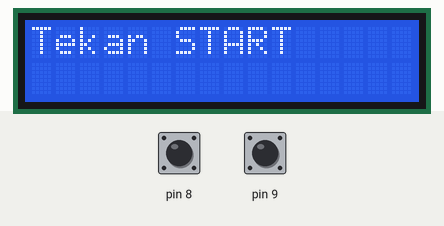
This sketch was run on a simulated Arduino Uno, built with avr-gcc and run on an emulated ATmega328P. Shown: 16×2 character LCD. Inputs (shaded band) come from the test bench; at power-on: pin 8 HIGH, pin 9 HIGH.

Above: at 1.3 s.
1.4 s: pin 8 pulled LOW for 0.15 s
4.5 s: pin 9 pulled LOW for 0.15 s
At 5.0 s:
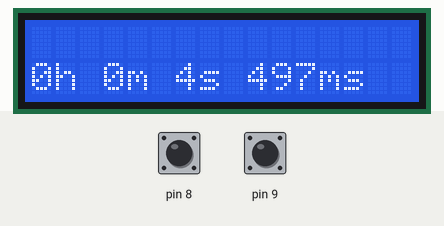
6.1 s: pin 8 pulled LOW for 1 s
10.1 s: pin 9 pulled LOW for 1 s
At 11.5 s:
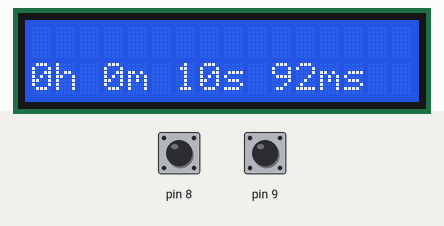
12.6 s: pin 8 driven LOW and pin 9 driven LOW
At 15.5 s:
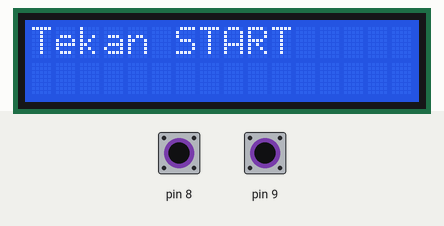
15.6 s: pin 9 driven HIGH
Timing chart, 0 to 18.6 s (numbered marks = the images above; inputs shaded):
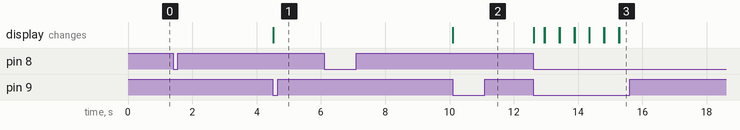

The sketch:

project4.ino
```cpp
/*
========================================
 PROYEK ROBOTIK KEREN DENGAN ARDUINO
 OLEH  FIRMANSYAH SAFTARI - 2015
 PROJECT-4 : STOPWATCH ARDUINO
========================================
*/

#include <Wire.h>

#include <LiquidCrystal_I2C.h>

//LiquidCrystal_I2C lcd(0x27, 2, 1, 0, 4, 5, 6, 7, 3, POSITIVE);
LiquidCrystal_I2C lcd(0x27, 20, 4);

void setup()

{
  lcd.init();
  lcd.backlight();
  lcd.begin(16, 2);
  Serial.begin(9600);
  pinMode(8, INPUT);
  digitalWrite(8, HIGH);
  pinMode(9, INPUT);
  digitalWrite(9, HIGH);
  // pinMode(10, INPUT);
  // digitalWrite(10, HIGH);
}
double i = 0;
double a = millis();
double c ;
void loop()
{
  lcd.clear();
  lcd.print("Tekan START");
  delay(100);

  if (digitalRead(8) == LOW)
  {

    lcd.clear();
    a = millis();
    while (digitalRead(9) == HIGH)
    {

      c = millis();
      unsigned long start, finished, elapsed;
      float h, m, s, ms;
      unsigned long over;
      elapsed = c;
      h = int(elapsed / 3600000);
      over = elapsed % 3600000;
      m = int(over / 60000);
      over = over % 60000;
      s = int(over / 1000);
      ms = over % 1000;
      lcd.setCursor(0, 1);
      lcd.print(h, 0);
      lcd.print("h ");
      lcd.print(m, 0);
      lcd.print("m ");
      lcd.print(s, 0);
      lcd.print("s ");
      if (h < 10)
      {
        lcd.print(ms, 0);
        lcd.print("ms ");
      }

      if (digitalRead(9) == LOW)
      {
        while (digitalRead(8) == HIGH)
        {

        }
      }
    }

  }
}
```

Measured:
- after the input at 1.4 s, every drawn part: stays the same
- after the input at 4.5 s, the display: changes at once (image 1)
- after the input at 6.1 s, every drawn part: stays the same
- after the input at 10.1 s, the display: changes at once (image 2)
- after the input at 12.6 s, the display: changes at once (image 3)
- after the input at 15.6 s, every drawn part: stays the same
